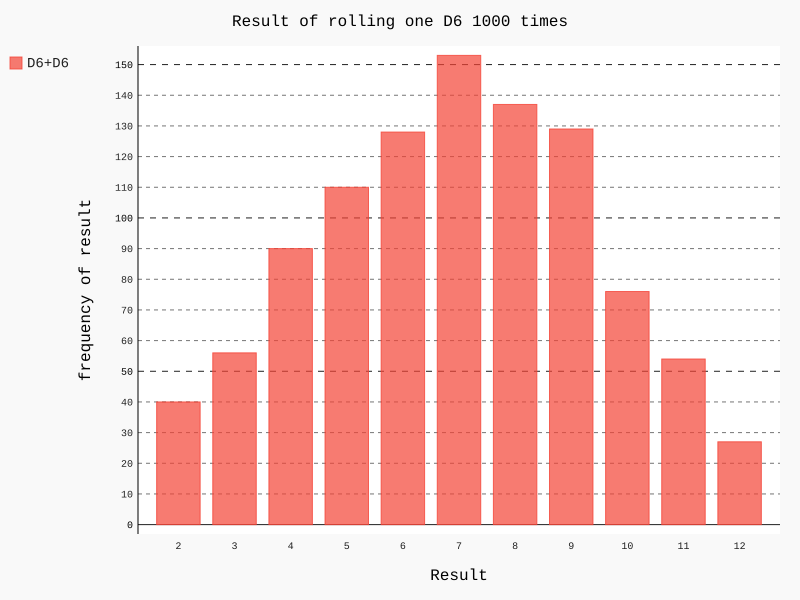

Python code for this plot:

from random import randint
import pygal

class Die():
    """ 表示一个骰子的类 """

    def __init__(self, num_sides=6):
        self.num_sides=num_sides

# 掷骰子，返回的值在1和骰子面数之间
    def roll(self):
        """ 返回一个位于1和骰子面数之间的随机值 """
        return randint(1,self.num_sides)


from die import Die
# 创建了两个6面骰子的类
die_1=Die()
die_2=Die()

results=[]

# 掷几次骰子，并将结果保存下来
for roll_num in range(1000):
    result=die_1.roll()+die_2.roll()
    results.append(result)

# 输入投掷骰子点数值的集合
# print(results)


#分析结果

frequencies=[]
max_result=die_1.num_sides+die_2.num_sides
for value in range(2,max_result+1):
    frenquency = results.count(value)
    frequencies.append(frenquency)


# print("分割线————————————————————————")
print(frequencies)


#对其结果进行可视化

hist = pygal.Bar()
hist.title="Result of rolling one D6 1000 times"

hist.x_labels=["2","3","4","5","6","7","8","9","10","11","12"]

hist.x_title="Result"
hist.y_title="frequency of result"

hist.add("D6+D6",frequencies)
hist.render_to_file("die.svg")
